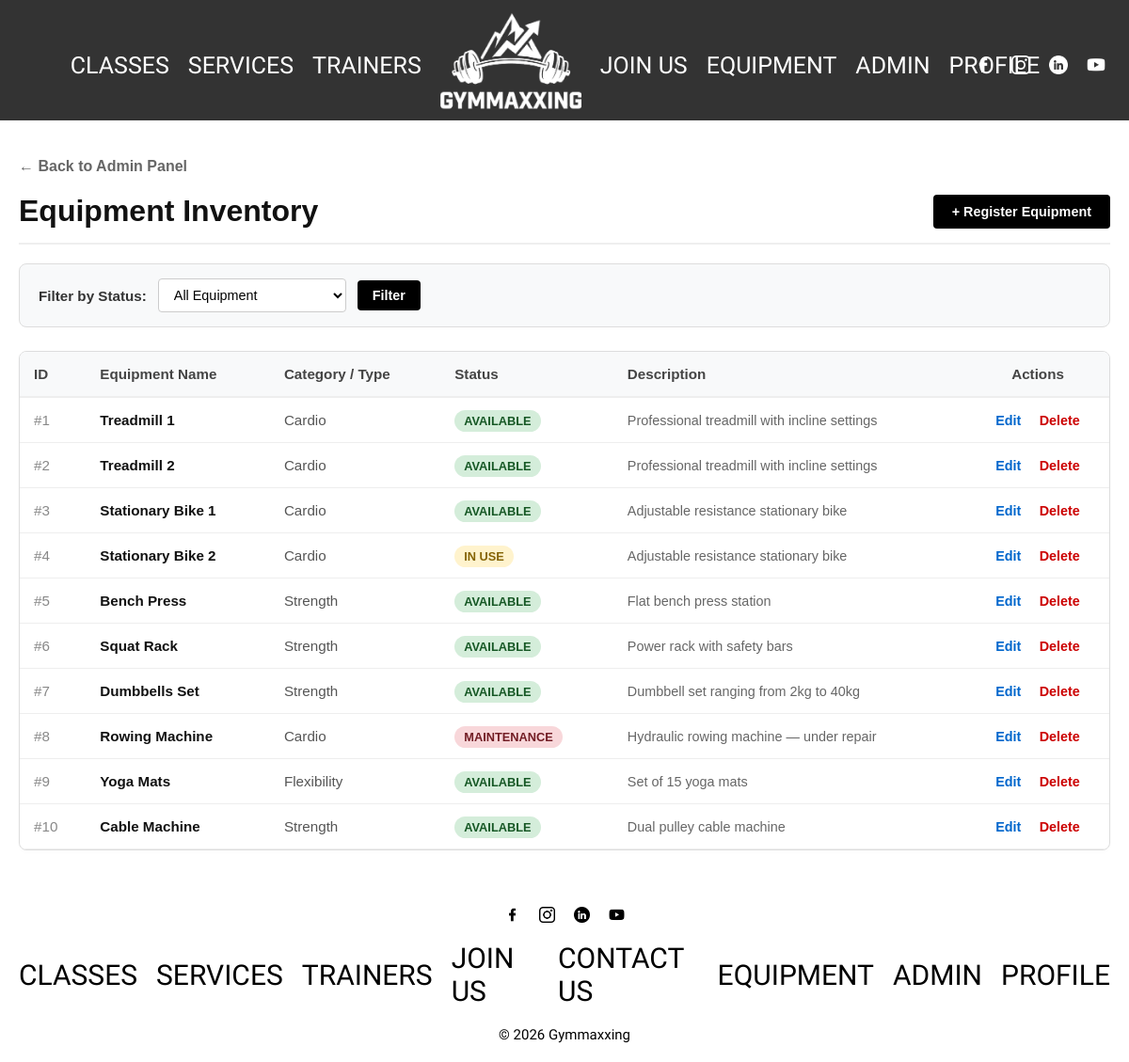
The page /pages/admin_equipment.php (signed in) on the database as committed earlier.
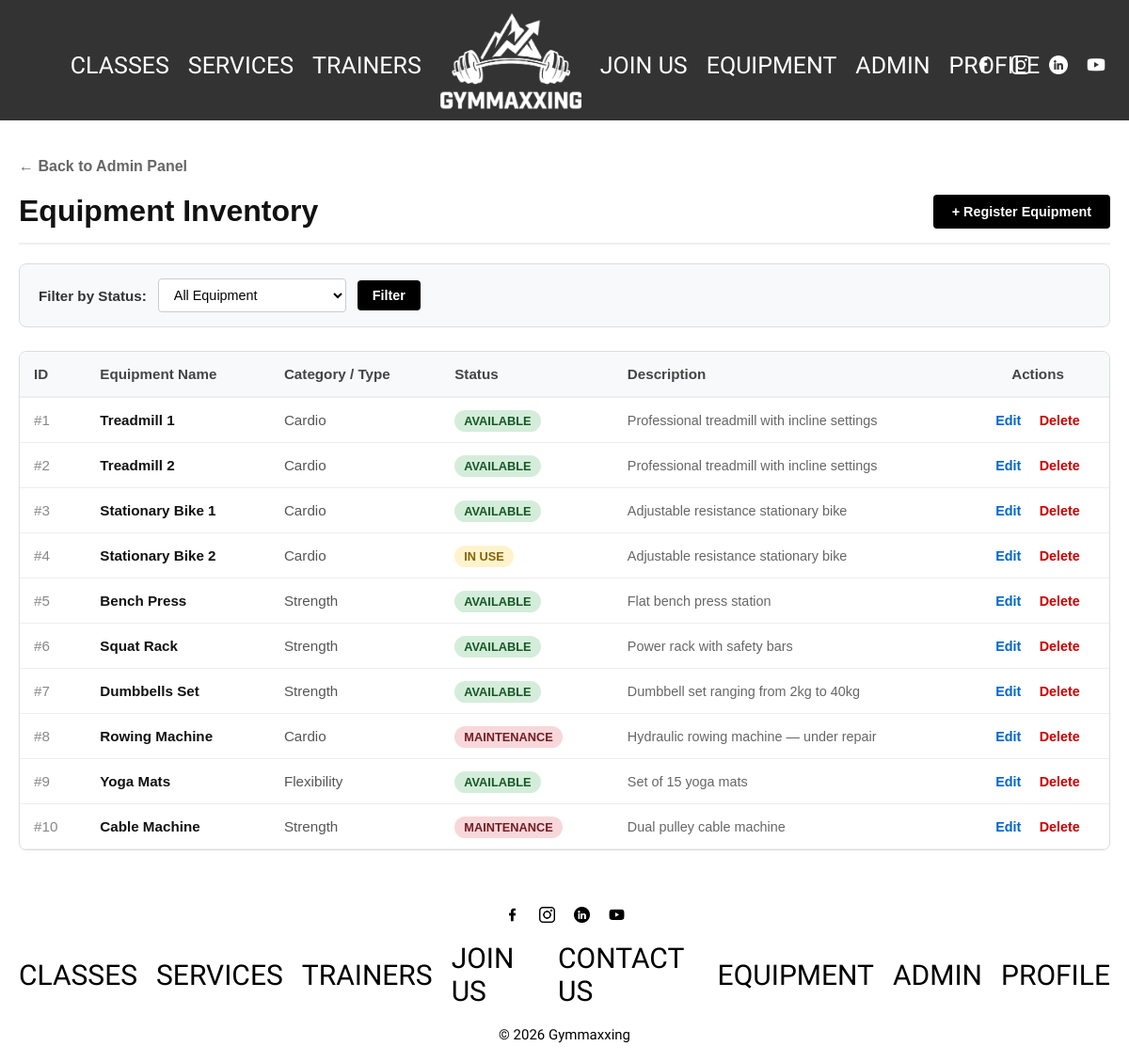
The same page on the database as committed later.
### tables this page shows
CREATE TABLE Equipment (
    id INTEGER PRIMARY KEY AUTOINCREMENT,
    name TEXT NOT NULL,
    type TEXT NOT NULL,
    status TEXT NOT NULL CHECK(status IN ('available', 'in_use', 'maintenance')) DEFAULT 'available',
    description TEXT
);

### database/equipment.class.php (called while the page is built, shortened)
<?php
class Equipment {
    public function __construct(int $id, string $name, string $type, string $status, ?string $description) {
        $this->id = $id;
        $this->name = $name;
        $this->type = $type;
        $this->status = $status;
        $this->description = $description;
    }
    private static function fromRow(array $e) : Equipment {
        return new Equipment($e['id'], $e['name'], $e['type'], $e['status'], $e['description']);
    }
    static function getAll(PDO $db) : array {
        $stmt = $db->query('SELECT * FROM Equipment');
        $items = [];
        while ($e = $stmt->fetch())
            $items[] = self::fromRow($e);
        return $items;
    }
}
?>

### pages/admin_equipment.php (the view, shortened to what the changed rows need)
<?php
require_once __DIR__ . '/../database/connection.db.php';
require_once __DIR__ . '/../database/equipment.class.php';
$equipmentList = [];
$filterStatus = isset($_GET['status']) ? trim($_GET['status']) : '';
try {
    $db = getDatabaseConnection();
    if ($filterStatus === 'available') {
        $equipmentList = Equipment::getAvailable($db);
    } else {
        $equipmentList = Equipment::getAll($db);
    }
} catch (Throwable $e) {
    $erroMsg = "Error loading inventory: " . $e->getMessage();
}
require_once __DIR__ . '/../templates/header.php';
?>
<div class="admin-container" style="padding: 40px 20px; max-width: 1200px; margin: 0 auto; font-family: sans-serif;">
    <div style="display: flex; justify-content: space-between; align-items: center; margin-bottom: 20px; border-bottom: 2px solid #eee; padding-bottom: 15px;">
        <h1 style="margin: 0; font-size: 2rem; color: #111;"> Equipment Inventory</h1>
    </div>
    <div style="overflow-x: auto; background: #fff; border: 1px solid #ddd; border-radius: 8px; box-shadow: 0 2px 4px rgba(0,0,0,0.02);">
        <table style="width: 100%; border-collapse: collapse; text-align: left; font-size: 0.95rem;">
            <thead>
                <tr style="background: #f8f9fa; border-bottom: 2px solid #eee;">
                    <th style="padding: 15px; color: #444;">ID</th>
                    <th style="padding: 15px; color: #444;">Equipment Name</th>
                    <th style="padding: 15px; color: #444;">Category / Type</th>
                    <th style="padding: 15px; color: #444;">Status</th>
                    <th style="padding: 15px; color: #444;">Description</th>
                    <th style="padding: 15px; color: #444; text-align: center;">Actions</th>
                </tr>
            </thead>
            <tbody>
                <?php if (empty($equipmentList)): ?>
                    <tr>
                        <td colspan="6" style="padding: 30px; text-align: center; color: #888;">No equipment found matching this filter.</td>
                    </tr>
                <?php else: ?>
                    <?php foreach ($equipmentList as $item): ?>
                        <tr style="border-bottom: 1px solid #eee;">
                            <td style="padding: 15px; color: #888;">#<?= $item->id ?></td>
                            <td style="padding: 15px; font-weight: bold; color: #111;"><?= htmlspecialchars($item->name) ?></td>
                            <td style="padding: 15px; color: #555; text-transform: capitalize;"><?= htmlspecialchars($item->type) ?></td>
                            <td style="padding: 15px;">
                                <?php
                                    $bg = '#e2e3e5'; $color = '#383d41'; $text = $item->status;
                                    if ($item->status === 'available') { $bg = '#d4edda'; $color = '#155724'; $text = 'Available'; }
                                    if ($item->status === 'in_use') { $bg = '#fff3cd'; $color = '#856404'; $text = 'In Use'; }
                                    if ($item->status === 'maintenance') { $bg = '#f8d7da'; $color = '#721c24'; $text = 'Maintenance'; }
                                ?>
                                <span style="background: <?= $bg ?>; color: <?= $color ?>; padding: 4px 10px; border-radius: 12px; font-size: 0.8rem; font-weight: bold; text-transform: uppercase;">
                                    <?= $text ?>
                                </span>
                            </td>
                            <td style="padding: 15px; color: #666; font-size: 0.9rem;">
                                <?= $item->description ? htmlspecialchars($item->description) : '<span style="color:#ccc;">No description provided</span>' ?>
                            </td>
                            <td style="padding: 15px; text-align: center;">
                                <a href="/pages/admin_edit_equipment.php?id=<?= $item->id ?>" style="text-decoration: none; color: #0066cc; font-weight: bold; margin-right: 15px; font-size: 0.9rem;">Edit</a>
                                <a href="/pages/admin_delete_equipment.php?id=<?= $item->id ?>" onclick="return confirm('Are you sure you want to remove this item from the inventory?');" style="text-decoration: none; color: #cc0000; font-weight: bold; font-size: 0.9rem;">Delete</a>
                            </td>
                        </tr>
                    <?php endforeach; ?>
                <?php endif; ?>
            </tbody>
        </table>
    </div>
</div>
<?php require_once __DIR__ . '/../templates/footer.php'; ?>

Rows that differ between the two databases and show on the page:
changed equipment "Cable Machine": status "AVAILABLE" → "MAINTENANCE"
